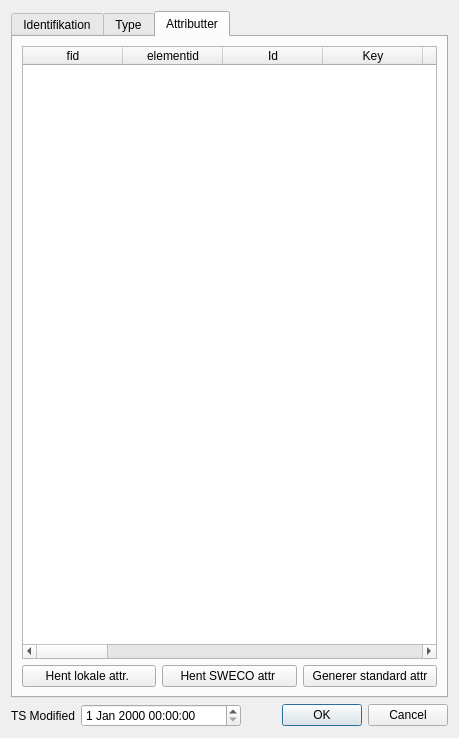
<?xml version="1.0" encoding="UTF-8"?>
<ui version="4.0">
 <class>Dialog</class>
 <widget class="QDialog" name="Dialog">
  <property name="geometry">
   <rect>
    <x>0</x>
    <y>0</y>
    <width>459</width>
    <height>738</height>
   </rect>
  </property>
  <property name="windowTitle">
   <string>Dialog</string>
  </property>
  <layout class="QVBoxLayout" name="verticalLayout">
   <item>
    <widget class="QTabWidget" name="tabWidget">
     <property name="currentIndex">
      <number>2</number>
     </property>
     <widget class="QWidget" name="tab">
      <attribute name="title">
       <string>Identifikation</string>
      </attribute>
      <layout class="QVBoxLayout" name="verticalLayout_3">
       <item>
        <widget class="QGroupBox" name="groupBox">
         <property name="title">
          <string>Element Identifikation</string>
         </property>
         <layout class="QFormLayout" name="formLayout">
          <item row="0" column="0">
           <widget class="QLabel" name="label">
            <property name="text">
             <string>fid</string>
            </property>
           </widget>
          </item>
          <item row="0" column="1">
           <widget class="QLineEdit" name="fid"/>
          </item>
          <item row="1" column="0">
           <widget class="QLabel" name="label_2">
            <property name="text">
             <string>key</string>
            </property>
           </widget>
          </item>
          <item row="1" column="1">
           <widget class="QLineEdit" name="key"/>
          </item>
          <item row="2" column="0">
           <widget class="QLabel" name="label_3">
            <property name="text">
             <string>name</string>
            </property>
           </widget>
          </item>
          <item row="2" column="1">
           <widget class="QLineEdit" name="name">
            <property name="text">
             <string/>
            </property>
           </widget>
          </item>
          <item row="3" column="0">
           <widget class="QLabel" name="label_8">
            <property name="text">
             <string>id</string>
            </property>
           </widget>
          </item>
          <item row="3" column="1">
           <widget class="QLineEdit" name="id">
            <property name="text">
             <string/>
            </property>
           </widget>
          </item>
          <item row="4" column="1">
           <widget class="QPushButton" name="pbUuid">
            <property name="text">
             <string>Ny uuid</string>
            </property>
           </widget>
          </item>
          <item row="5" column="1">
           <widget class="QLineEdit" name="leTest"/>
          </item>
         </layout>
        </widget>
       </item>
      </layout>
     </widget>
     <widget class="QWidget" name="tab_2">
      <attribute name="title">
       <string>Type</string>
      </attribute>
      <layout class="QVBoxLayout" name="verticalLayout_2">
       <item>
        <widget class="QGroupBox" name="groupBox_2">
         <property name="title">
          <string>Element Type</string>
         </property>
         <layout class="QGridLayout" name="gridLayout">
          <item row="0" column="0" colspan="2">
           <widget class="QTreeWidget" name="twElementTyper">
            <property name="minimumSize">
             <size>
              <width>90</width>
              <height>0</height>
             </size>
            </property>
            <column>
             <property name="text">
              <string>Label</string>
             </property>
            </column>
            <column>
             <property name="text">
              <string>Tp</string>
             </property>
            </column>
            <column>
             <property name="text">
              <string>Navn</string>
             </property>
            </column>
            <column>
             <property name="text">
              <string>Id</string>
             </property>
            </column>
            <column>
             <property name="text">
              <string>Parent</string>
             </property>
            </column>
            <column>
             <property name="text">
              <string>AllowEC</string>
             </property>
            </column>
           </widget>
          </item>
          <item row="1" column="0">
           <widget class="QLabel" name="label_4">
            <property name="text">
             <string>id</string>
            </property>
           </widget>
          </item>
          <item row="1" column="1">
           <widget class="QLineEdit" name="et_id"/>
          </item>
          <item row="2" column="0">
           <widget class="QLabel" name="label_5">
            <property name="text">
             <string>key</string>
            </property>
           </widget>
          </item>
          <item row="2" column="1">
           <widget class="QLineEdit" name="et_key"/>
          </item>
          <item row="3" column="0">
           <widget class="QLabel" name="label_6">
            <property name="text">
             <string>name</string>
            </property>
           </widget>
          </item>
          <item row="3" column="1">
           <widget class="QLineEdit" name="et_name">
            <property name="text">
             <string/>
            </property>
           </widget>
          </item>
         </layout>
        </widget>
       </item>
      </layout>
     </widget>
     <widget class="QWidget" name="tab_3">
      <attribute name="title">
       <string>Attributter</string>
      </attribute>
      <layout class="QVBoxLayout" name="verticalLayout_4">
       <item>
        <widget class="QTableWidget" name="twAttributter">
         <column>
          <property name="text">
           <string>fid</string>
          </property>
         </column>
         <column>
          <property name="text">
           <string>elementid</string>
          </property>
         </column>
         <column>
          <property name="text">
           <string>Id</string>
          </property>
         </column>
         <column>
          <property name="text">
           <string>Key</string>
          </property>
         </column>
         <column>
          <property name="text">
           <string>Name</string>
          </property>
         </column>
         <column>
          <property name="text">
           <string>Description</string>
          </property>
         </column>
         <column>
          <property name="text">
           <string>Unit</string>
          </property>
         </column>
         <column>
          <property name="text">
           <string>DataType</string>
          </property>
         </column>
         <column>
          <property name="text">
           <string>Mandatory</string>
          </property>
         </column>
         <column>
          <property name="text">
           <string>ReadOnly</string>
          </property>
         </column>
         <column>
          <property name="text">
           <string>DefaultValue</string>
          </property>
         </column>
         <column>
          <property name="text">
           <string>Value</string>
          </property>
         </column>
         <column>
          <property name="text">
           <string>ValidationMin</string>
          </property>
         </column>
         <column>
          <property name="text">
           <string>ValidationMax</string>
          </property>
         </column>
         <column>
          <property name="text">
           <string>ValidationDecimal</string>
          </property>
         </column>
         <column>
          <property name="text">
           <string>ValidationExpression</string>
          </property>
         </column>
         <column>
          <property name="text">
           <string>ValidationSqlExpression</string>
          </property>
         </column>
         <column>
          <property name="text">
           <string>ValidationErrMessage</string>
          </property>
         </column>
         <column>
          <property name="text">
           <string>ElementAttributeTypeId</string>
          </property>
         </column>
         <column>
          <property name="text">
           <string>ValidationValues</string>
          </property>
         </column>
         <column>
          <property name="text">
           <string>Children</string>
          </property>
         </column>
         <column>
          <property name="text">
           <string>Parent</string>
          </property>
         </column>
        </widget>
       </item>
       <item>
        <layout class="QHBoxLayout" name="horizontalLayout_2">
         <item>
          <widget class="QPushButton" name="pbGetAttributeDataLocal">
           <property name="text">
            <string>Hent lokale attr. </string>
           </property>
          </widget>
         </item>
         <item>
          <widget class="QPushButton" name="pbGetAttributeDataSweco">
           <property name="text">
            <string>Hent SWECO attr </string>
           </property>
          </widget>
         </item>
         <item>
          <widget class="QPushButton" name="pbGetAttributeDataDefault">
           <property name="text">
            <string>Generer standard attr</string>
           </property>
          </widget>
         </item>
        </layout>
       </item>
      </layout>
     </widget>
    </widget>
   </item>
   <item>
    <layout class="QHBoxLayout" name="horizontalLayout">
     <item>
      <widget class="QLabel" name="label_7">
       <property name="text">
        <string>TS Modified</string>
       </property>
      </widget>
     </item>
     <item>
      <widget class="QgsDateTimeEdit" name="modified">
       <property name="minimumSize">
        <size>
         <width>160</width>
         <height>0</height>
        </size>
       </property>
      </widget>
     </item>
     <item>
      <widget class="QDialogButtonBox" name="buttonBox">
       <property name="orientation">
        <enum>Qt::Horizontal</enum>
       </property>
       <property name="standardButtons">
        <set>QDialogButtonBox::Cancel|QDialogButtonBox::Ok</set>
       </property>
      </widget>
     </item>
    </layout>
   </item>
  </layout>
 </widget>
 <customwidgets>
  <customwidget>
   <class>QgsDateTimeEdit</class>
   <extends>QDateTimeEdit</extends>
   <header>qgsdatetimeedit.h</header>
  </customwidget>
 </customwidgets>
 <resources/>
 <connections>
  <connection>
   <sender>buttonBox</sender>
   <signal>accepted()</signal>
   <receiver>Dialog</receiver>
   <slot>accept()</slot>
   <hints>
    <hint type="sourcelabel">
     <x>248</x>
     <y>254</y>
    </hint>
    <hint type="destinationlabel">
     <x>157</x>
     <y>274</y>
    </hint>
   </hints>
  </connection>
  <connection>
   <sender>buttonBox</sender>
   <signal>rejected()</signal>
   <receiver>Dialog</receiver>
   <slot>reject()</slot>
   <hints>
    <hint type="sourcelabel">
     <x>316</x>
     <y>260</y>
    </hint>
    <hint type="destinationlabel">
     <x>286</x>
     <y>274</y>
    </hint>
   </hints>
  </connection>
 </connections>
</ui>
